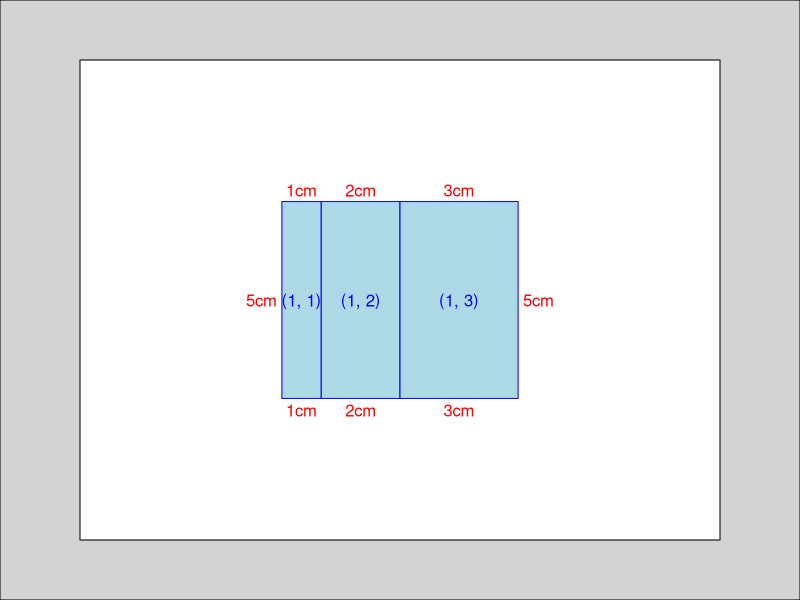

This chart was generated by the following R code: (Note: this script raises an error after producing the figure.)
## ---- chunk 1
library(ggplot2)
library(gtable)
## ---- chunk 2
a <- gtable(unit(1:3, c("cm")), unit(5, "cm"))
a
gtable_show_layout(a)

# Add a grob:
rect <- rectGrob(gp = gpar(fill = "black"))
a <- gtable_add_grob(a, rect, 1, 1)
a
plot(a)

# gtables behave like matrices:
dim(a)
t(a)
plot(t(a))

# when subsetting, grobs are retained if their extents lie in the
# rows/columns that retained.

b <- gtable(unit(c(2, 2, 2), "cm"), unit(c(2, 2, 2), "cm"))
b <- gtable_add_grob(b, rect, 2, 2)
b[1, ]
b[, 1]
b[2, 2]

# gtable have row and column names
rownames(b) <- 1:3
rownames(b)[2] <- 200
colnames(b) <- letters[1:3]
dimnames(b)



